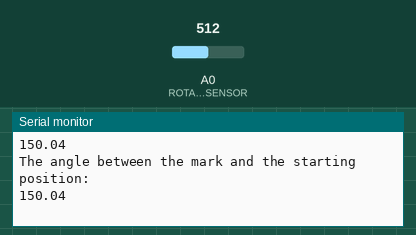
Simulated run of this sketch. Board: Arduino Zero (SAMD21). On the bench: the last lines printed to the serial monitor. Inputs (shaded band) come from the test bench; at power-on: A0 (ROTARY_ANGLE_SENSOR) = 512 (analog values on the 0–1023 scale).

Above: at 1.2 s.
1.3 s: A0 (ROTARY_ANGLE_SENSOR) set to 716
At 1.91 s:
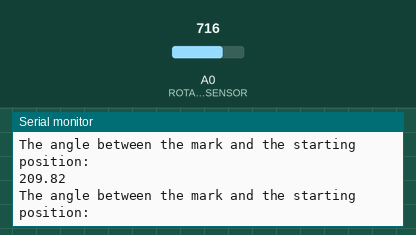
2.8 s: A0 (ROTARY_ANGLE_SENSOR) set to 900
At 2.82 s:
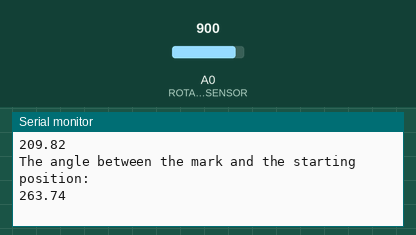
Timing chart, 0 to 5.8 s (numbered marks = the images above; inputs shaded):
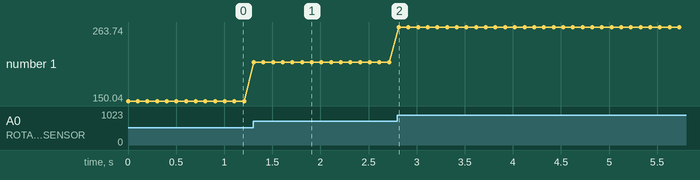

Measured:
- after the input at 1.3 s, the serial monitor: prints a new line at once (image 1)
- after the input at 2.8 s, the serial monitor: prints a new line at once (image 2)
- plotted number 1: 150.04 → 209.82 after the input at 1.3 s, 209.82 → 263.74 after the input at 2.8 s

The sketch:

angleSensor.ino
```cpp
#define ROTARY_ANGLE_SENSOR A0  // Angle Sensor connects to Arduino Analog A0 Port
#define ADC_REF       3.3       // Reference voltage of ADC is 3.3V.
#define FULL_VOLTAGE  3.3       // Full Scale Voltage of the Angle Sensor is at 3.3V (after attenuation)
#define FULL_ANGLE    300       // Full value of the rotary angle is 300 degrees

void setup()
{
    Serial.begin(9600);                   // Debug Serial Port
    analogReadResolution(12);             // Initialize Analog Resolution to 12 bits.
}

void loop()
{
    float voltage;
    int sensor_value = analogRead(ROTARY_ANGLE_SENSOR);   // Read value from Sensor
    voltage = (float)sensor_value * ADC_REF/4095;         // Converts raw ADC value to voltage
    float degrees = (voltage*FULL_ANGLE)/FULL_VOLTAGE;    // Change voltage to Angle
    Serial.println("The angle between the mark and the starting position:");
    Serial.println(degrees);
    delay(100);
}
```
